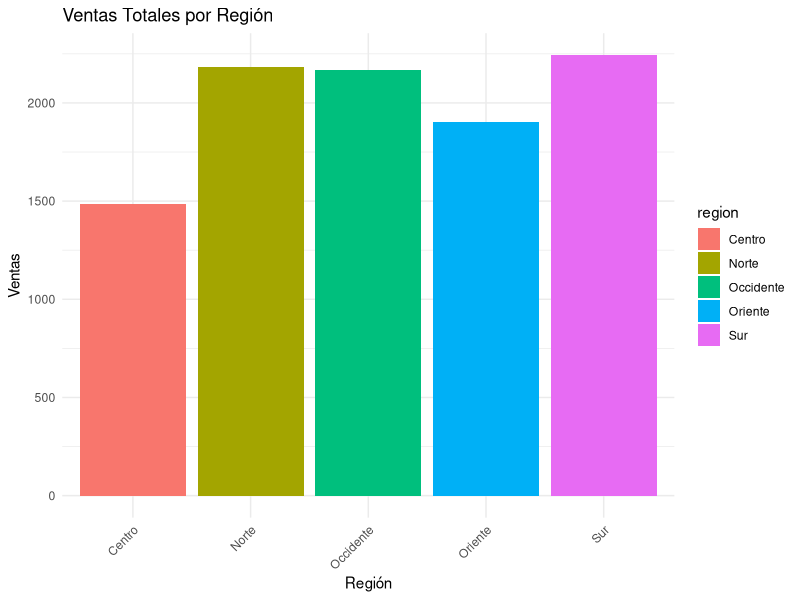
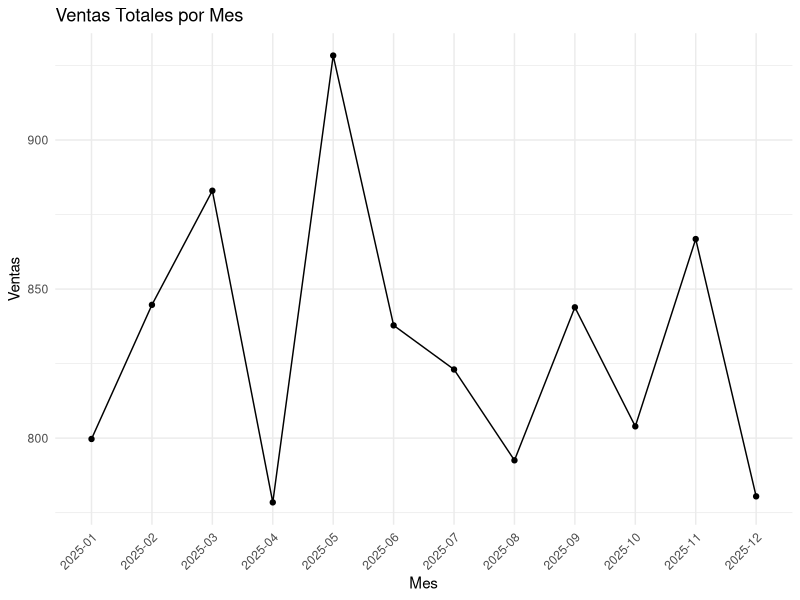

The R source for these figures, in order:
# Cargar la librería ggplot2
library(ggplot2)

# Leer el archivo CSV
df <- read.csv("ventas.csv")

# Convertir la columna mes a tipo de dato caracter para mantener el formato
df$mes <- as.character(df$mes)

# Crear el dashboard_r_barras.png con barras de ventas totales por region
p1 <- ggplot(df, aes(x = region, y = ventas, fill = region)) +
  geom_col() +
  labs(title = "Ventas Totales por Región", x = "Región", y = "Ventas") +
  theme_minimal() +
  theme(axis.text.x = element_text(angle = 45, hjust = 1))

ggsave("dashboard_r_barras.png", p1, width = 8, height = 5, dpi = 300)

# Agrupar y sumar por mes (tratando mes como texto)
ventas_por_mes <- aggregate(ventas ~ mes, data = df, sum)

# Crear el dashboard_r_linea.png con línea de ventas totales por mes
p2 <- ggplot(ventas_por_mes, aes(x = mes, y = ventas, group = 1)) +
  geom_line() +
  geom_point() +
  labs(title = "Ventas Totales por Mes", x = "Mes", y = "Ventas") +
  theme_minimal() +
  theme(axis.text.x = element_text(angle = 45, hjust = 1))

ggsave("dashboard_r_linea.png", p2, width = 8, height = 5, dpi = 300)
